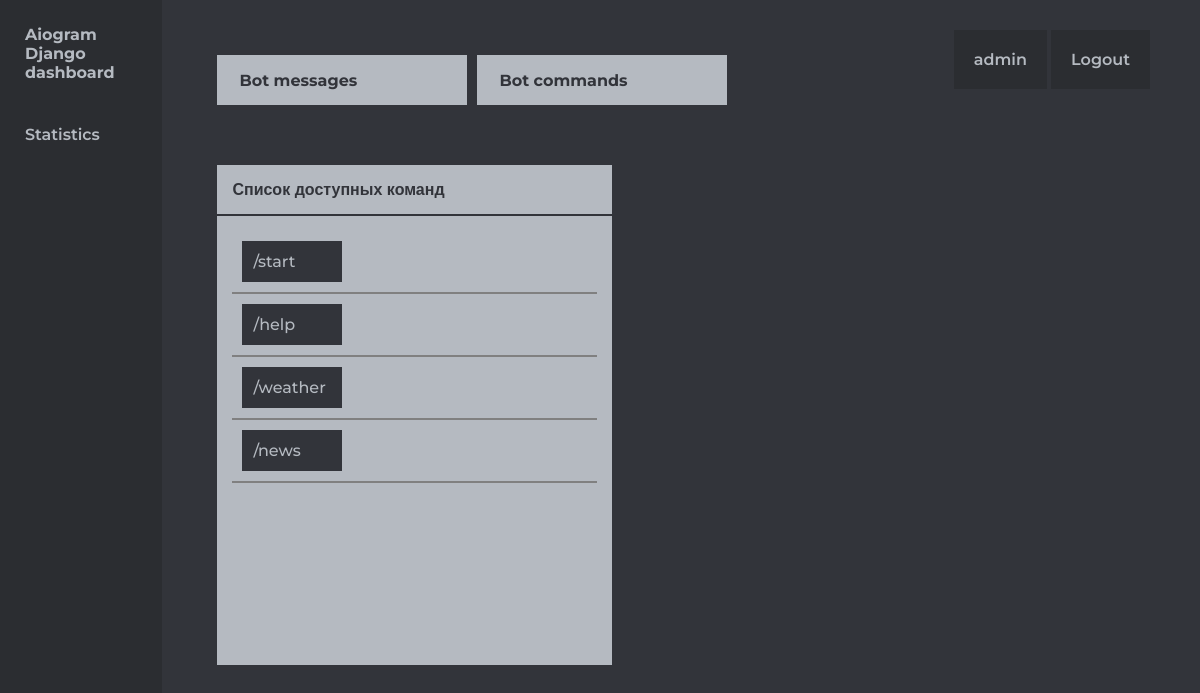
Screenshot of /commands/ (signed in) with the database file from the repository.
### bot_messages/models.py (models this page shows, shortened)
class Command(models.Model):
    command = models.CharField(max_length=124)
    text = models.TextField()
    def get_absolute_url(self):
        return reverse('command-detail', kwargs={'pk': self.pk})

### bot_messages/views.py (the view)
# urls.py: path('commands/', CommandListView.as_view(), name='commands-list'),
class CommandListView(ListView):
    template_name = 'bot_messages/command_list.html'
    model = Command
    context_object_name = 'commands'
    def get_context_data(self, **kwargs):
        context = super().get_context_data(**kwargs)
        context["title"] = "Command list"
        return context

### templates/bot_messages/command_list.html (shortened to what this page needs)
{% extends 'base.html' %}
{% load static %}
{% block links %}
<link rel="stylesheet" href="{% static 'css/dashboard.css' %}">
<link rel="stylesheet" href="{% static 'css/include/sidebar.css' %}">
{% endblock %}
{% block content %}
<div class="container">
    {% include 'include/sidebar.html' %}
    <section class="content">
    {% include 'include/dashboard-controls.html' %}
        <section class="articles">
            <article class="article__default popular__commands">
                <h1 class="title">Список доступных команд</h1>
                <ul class="commands__ul">
                    {% for command in commands %}
                    <ul class="command__ul">
                        <a class="command_li command__title command__link" href="{{ command.get_absolute_url }}">{{ command.command }}</a>
                    </ul>
                    {% endfor %}
                </ul>
            </article>
        </section>
    </section>
</div>
{% endblock %}

### templates/include/dashboard-controls.html
<div class="dashboard">
    <section class="statistic">
        <a href="{% url 'messages-list' %}" class="link">Bot messages</a>
        <a href="{% url 'commands-list' %}" class="link">Bot commands</a>
    </section>
    {% if user.is_authenticated %}
    <section class="auth">
        <a href="#" class="user-profile__link">{{ user }}</a>
        <a href="{% url 'logout' %}" class="user-profile__link">Logout</a>
    </section>
    {% else %}
    <section class="auth">
        <a href="{% url 'login' %}" class="user-profile__link">Login</a>
    </section>
    {% endif %}
</div>

### static/css/base.css (style rules this page uses)
* { font-size: 16px; margin: 0px; padding: 0px; box-sizing: border-box; font-family: 'Montserrat', sans-serif; }
.container { display: flex; height: 100vh; background-color: #32343a; }

### static/css/dashboard.css (style rules this page uses)
.dashboard { display: flex; flex-direction: row; justify-content: space-between; padding: 50px; }
.auth .user-profile__link { font-weight: 600; background-color: #2b2d31; padding: 20px; text-decoration: none; transition: 0.2s; }
.dashboard .statistic { display: flex; }
.statistic .link { background-color: #b5bac1; margin: 5px; width: 250px; height: 50px; display: flex; align-items: center; padding-left: 20px; border: 2px solid #b5bac1; color: #32343a; text-decoration: none; font-weight: 700; transition: 0.2s; }
.content { width: 100%; height: 100vh; display: flex; flex-direction: column; }
.content .articles { display: flex; margin-left: 50px; }
.content .article__default { background-color: #b5bac1; width: 40%; height: 500px; justify-self: left; align-self: center; margin: 5px; overflow: auto; }
.content .article__default .title { color: #32343a; padding: 15px; }
.content .article__default .commands__ul { border-top: 2px solid #32343a; padding: 15px; list-style-type: none; }
.commands__ul .command__ul { padding: 10px; list-style-type: none; border-bottom: 2px solid grey; display: flex; }
.commands__ul .command__title { background-color: #32343a; color: #b5bac1; font-weight: 500; width: 100px; padding: 9px; border: 2px solid #32343a; }
.command__link { text-decoration: none; }

### static/css/include/sidebar.css (style rules this page uses)
.sidebar p, h1, a { color: #b5bac1; }

### rows the page displays
Command: command "/start"
Command: command "/help"
Command: command "/weather"
Command: command "/news"

### other values shown
{{ user }} "admin"
